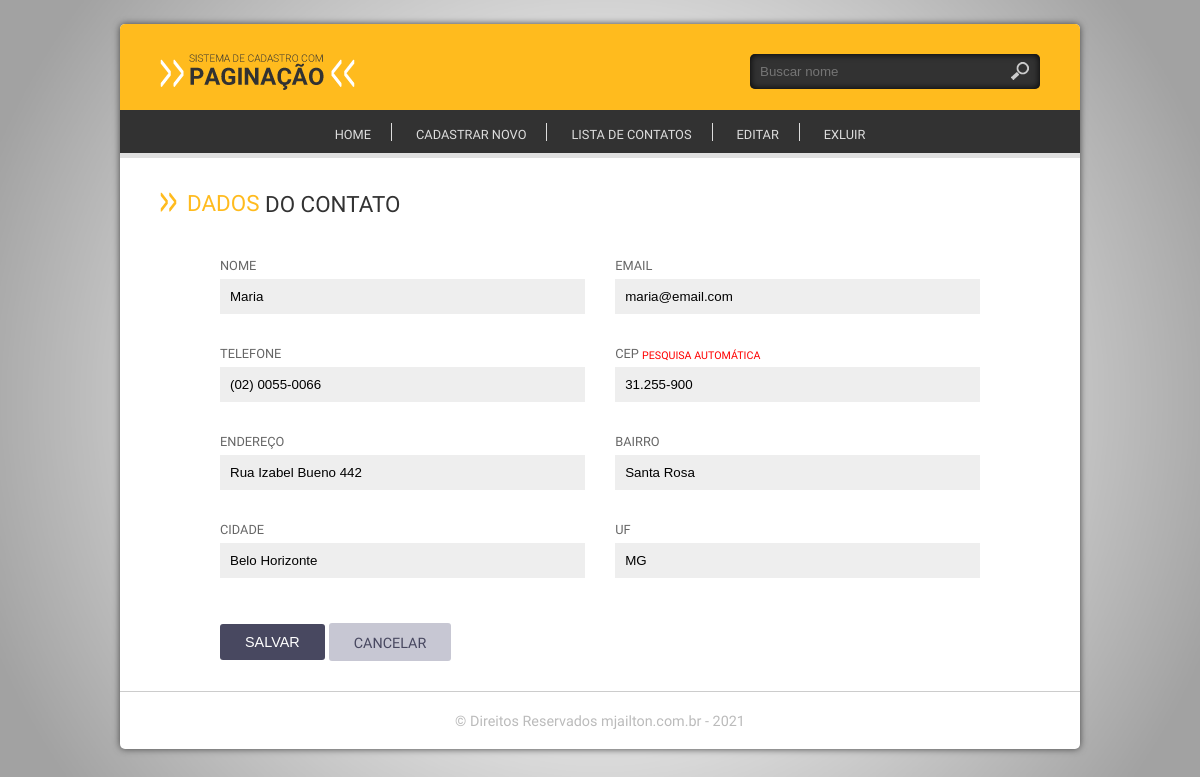
Page /index.php?url=3&id=1 on the committed database.
### tables this page shows
CREATE TABLE `contatos` (
  `id` int NOT NULL,
  `nome` varchar(32) NOT NULL,
  `email` varchar(32) DEFAULT NULL,
  `telefone` varchar(14) DEFAULT NULL,
  `cep` varchar(10) DEFAULT NULL,
  `endereco` varchar(65) DEFAULT NULL,
  `bairro` varchar(32) DEFAULT NULL,
  `cidade` varchar(32) DEFAULT NULL,
  `uf` varchar(2) DEFAULT NULL,
  `data_cadastro` timestamp NULL DEFAULT CURRENT_TIMESTAMP
);

### database/crud-mysqli.php (called while the page is built, shortened)
<?php
function abrirConexao()
{
	$conexao = @mysqli_connect("localhost", "root", "admin123", "cadastro")
		or die(mysqli_connect_error());
	return $conexao;
}
function executar($sql)
{
	$conexao = abrirConexao();
	$qry = @mysqli_query($conexao, $sql)
		or die(@mysqli_error($conexao));
	return $qry;
}
function consultar($tabela, $condicao = null, $campos = "*")
{
	$sql = "SELECT {$campos} FROM {$tabela} {$condicao}";
	$qry = executar($sql);
	if (!mysqli_num_rows($qry)) {
		return false;
	} else {
		while ($linha = @mysqli_fetch_assoc($qry)) {
			$dados[] = $linha;
		}
		return $dados;
	}
}

### formulario.php (the view, shortened to what this page needs)
<?php
	require 'database/crud-mysqli.php';
	$id = isset($_GET['id']) ? $_GET['id'] : null;
	$dados = consultar("contatos", "where id = '$id'");
	if ($dados) {
		foreach ($dados as $item) {}
	} else {
		$dados = "";
	}
?>
	<h1 class="titulo"><span class="cor">Dados</span> do contato</h1>
	<div class="base-formulario">
		<form name="form" action="cadastro/contato.php" method="POST">
			<div class="col">
				<label>Nome</label>
				<input name="nome" type="text" placeholder="Nome..."
					value="<?php echo $item['nome'] ?>" required>
			</div>
			<div class="col">
				<label>Email</label>
				<input name="email" type="email" placeholder="E-mail..."
					value="<?php echo $item['email'] ?>" required>
			</div>
			<div class="col">
				<label>Telefone</label>
				<input name="fone" type="text" maxlength="14"
					onKeyPress="mascaraTelefone(form.fone)"
					value="<?php echo $item['telefone'] ?>">
			</div>
			<div class="col">
				<label>CEP <small style="color:red"> Pesquisa automática</small></label>
				<input name="cep" id="cep" type="text" onKeyPress="mascaraCep(form.cep)"
					onblur="pesquisacep(this.value)" required maxlength="10"
					value="<?php echo $item['cep'] ?>">
			</div>
			<div class="col">
				<label>Endereço</label>
				<input name="endereco" id="endereco" type="text"
					value="<?php echo $item['endereco'] ?>">
			</div>
			<div class="col">
				<label>Bairro</label>
				<input name="bairro" id="bairro" type="text"
					value="<?php echo $item['bairro'] ?>">
			</div>
			<div class="col">
				<label>Cidade</label>
				<input name="cidade" id="cidade" type="text"
					value="<?php echo $item['cidade'] ?>">
			</div>
			<div class="col">
				<label>UF</label>
				<input name="uf" id="uf" type="text"
					value="<?php echo $item['uf'] ?>">
			</div>
			<input type="submit" value="Salvar" class="btn">
			<a href="lista.php" class="btn limpar">Cancelar</a>
		</form>
	</div>

### assets/css/style.css (style rules this page uses)
* { margin:0; padding:0; box-sizing:border-box; -webkit-box-sizing:border-box; -moz-box-sizing:border-box; -o-box-sizing:border-box; -ms-box-sizing:border-box; vertical-align:middle; }
html, body { height:100%; background:#ddd url(../img/fundo.png) fixed no-repeat center; background-size:100%; }
body { font-size:1em; font-family: 'rregular'; }
h1, h2, h3, h4, h5 { margin:0; padding:0; text-transform:uppercase; font-weight:inherit; }
a { text-decoration:none; color:#444; }
input ,textarea, select { width:100%; max-width:100%; padding:10px; background:#EEEEEE; border:0 }
.titulo { display:block; padding:10px 0; color:#323232; font-weight:inherit; font-size:1.4em; text-transform:uppercase; }
.titulo:before { content:url(../img/ico-seta-ttl.png); padding-right:10px; }
.titulo .cor { color:#FFBB1E; position:relative; top:-3px; }
.base-home .base-formulario { width:100%; float:left; padding:10px 60px; }
.base-home .base-formulario label { display:block; padding-top:15px; padding-bottom:5px; font-size:.8em; text-transform:uppercase; color:#666666; }
.base-home .base-formulario .col { width:48%; float:left; margin-bottom:15px; }
.base-home .base-formulario .col:nth-of-type(2n+0) { float:right; }
.base-home .base-formulario .btn { display:inline-block; width:auto; padding:10px 25px; margin-top:30px; }
.base-home .base-formulario .btn.limpar { background:#C7C7D3; color:#484860; height:38px; }
.btn { display:block; padding:10px; border-radius:3px; -webkit-border-radius:3px; -moz-border-radius:3px; -moz-border-radius:3px; -o-border-radius:3px; text-transform:uppercase; color:#fff; background:#484860; font-size:.9em; }

### rows in the picture
contatos: nome "Maria", email "maria@email.com", fone "(02) 0055-0066", cep "31.255-900", endereco "Rua Izabel Bueno 442", bairro "Santa Rosa", cidade "Belo Horizonte", uf "MG"
